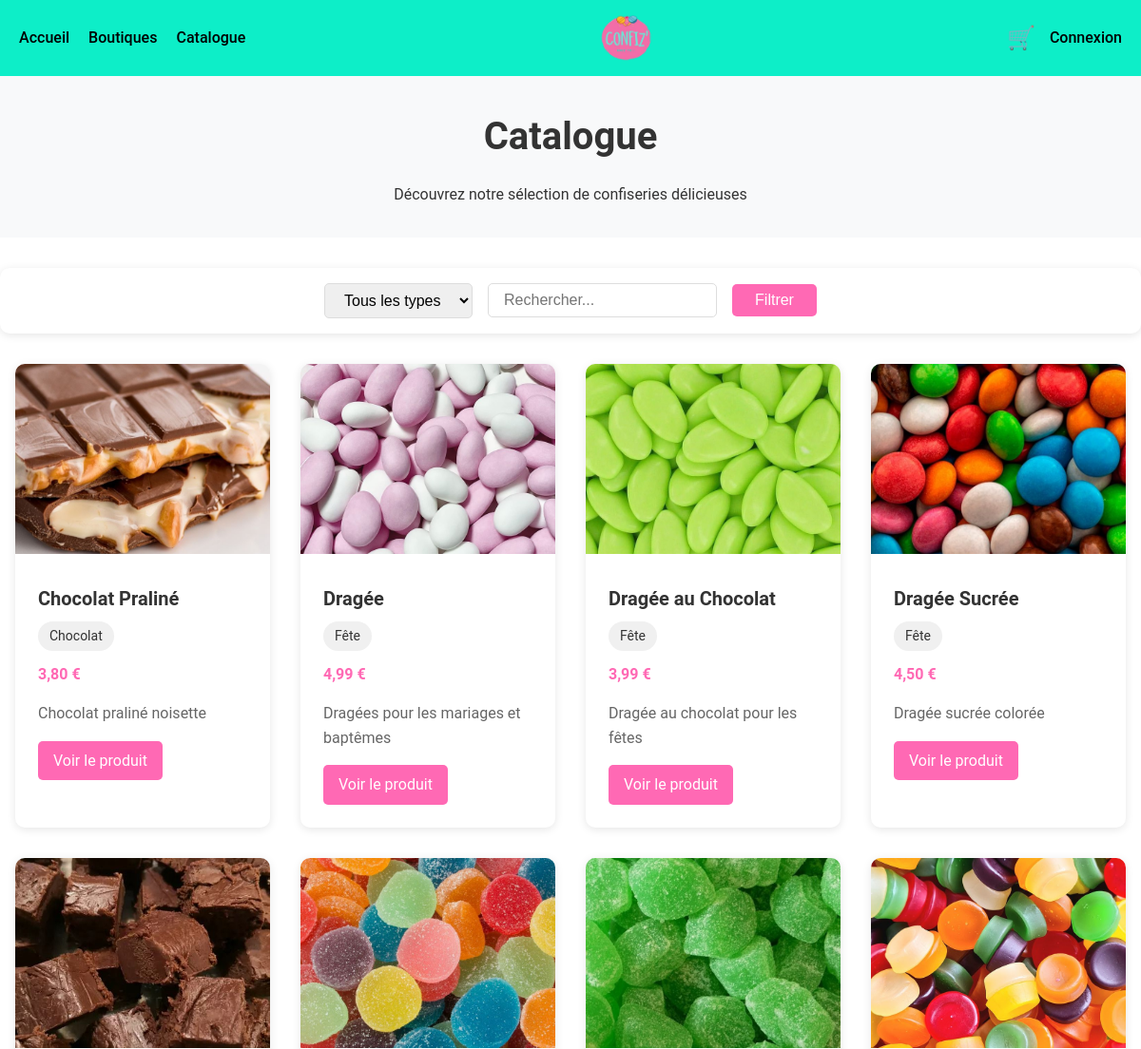
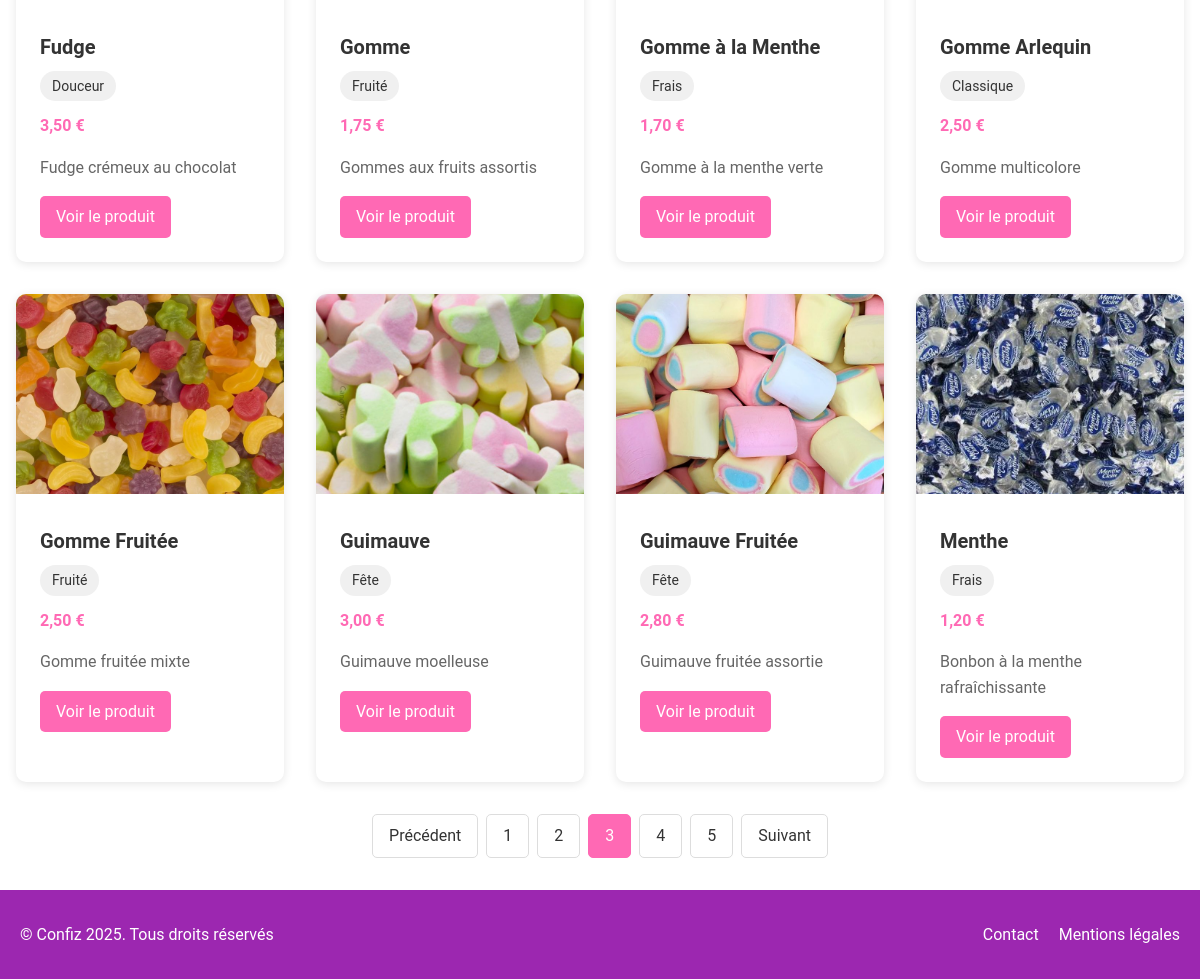
The page /catalogue.php?page=3 on the database its author committed (2 pictures, top to bottom).
### tables this page shows
CREATE TABLE `confiseries` (
  `id` INT PRIMARY KEY AUTO_INCREMENT,
  `nom` VARCHAR(50) NOT NULL,
  `type` VARCHAR(20),
  `couleur` VARCHAR(20),
  `prix` FLOAT NOT NULL,
  `illustration` VARCHAR(255),
  `description` TEXT
);

### catalogue.php (the view, shortened to what this page needs)
<?php
$servername = "localhost";
$username = "root";
$password = "";
$dbname = "confiz";
try {
    $conn = new PDO("mysql:host=$servername;dbname=$dbname", $username, $password);
    $conn->setAttribute(PDO::ATTR_ERRMODE, PDO::ERRMODE_EXCEPTION);
} catch(PDOException $e) {
    echo "Erreur de connexion: " . $e->getMessage();
    exit;
}
$type_filter = isset($_GET['type']) ? $_GET['type'] : '';
$search = isset($_GET['search']) ? $_GET['search'] : '';
$page = isset($_GET['page']) ? (int)$_GET['page'] : 1;
$items_per_page = 12;
$offset = ($page - 1) * $items_per_page;
$sql = "SELECT id, nom, type, prix, illustration, description FROM confiseries";
$params = [];
$count_sql = str_replace("id, nom, type, prix, illustration, description", "COUNT(*) as total", $sql);
$stmt = $conn->prepare($count_sql);
$stmt->execute();
$total_items = $stmt->fetch(PDO::FETCH_ASSOC)['total'];
$total_pages = ceil($total_items / $items_per_page);
$sql .= " ORDER BY nom ASC LIMIT :offset, :limit";
$params[':offset'] = $offset;
$params[':limit'] = $items_per_page;
$stmt = $conn->prepare($sql);
foreach ($params as $key => $value) {
    if ($key == ':offset' || $key == ':limit') {
        $stmt->bindValue($key, $value, PDO::PARAM_INT);
    } else {
        $stmt->bindValue($key, $value);
    }
}
$stmt->execute();
$confiseries = $stmt->fetchAll(PDO::FETCH_ASSOC);
?>
<!DOCTYPE html>
<html lang="fr">
<head>
    <link rel="stylesheet" href="autrecss.css">
    <link rel="stylesheet" href="catalogue.css">
</head>
<body>
    <header>
        <nav class="navbar">
            <div class="nav-links">
                <a href="index.php">Accueil</a>
                <a href="boutiques.php">Boutiques</a>
                <a href="catalogue.php">Catalogue</a>
            </div>
            <div class="logo-container">
                <img src="confiz.png" alt="Logo confiz">
            </div>
            <div class="cart-login">
                <a href="panier.php" class="cart-icon">🛒</a>
                <a href="login.php" class="login-btn">Connexion</a>
            </div>
        </nav>
    </header>
    <main>
        <section class="catalogue-header">
            <h1 class="catalogue-title">Catalogue</h1>
            <p>Découvrez notre sélection de confiseries délicieuses</p>
        </section>
        <section class="filters">
            <form class="filter-form" method="GET" action="catalogue.php">
                <select name="type">
                    <option value="">Tous les types</option>
                </select>
                <input type="text" name="search" placeholder="Rechercher..." value="<?php echo htmlspecialchars($search); ?>">
                <button type="submit">Filtrer</button>
            </form>
        </section>
        <section class="catalogue-container">
            <?php if(count($confiseries) > 0): ?>
                <div class="catalogue-grid">
                    <?php foreach($confiseries as $confiserie): ?>
                        <div class="product-card">
                            <img
                                src="<?php echo !empty($confiserie['illustration']) ? htmlspecialchars($confiserie['illustration']) : 'images/candies/default.jpg'; ?>"
                                alt="<?php echo htmlspecialchars($confiserie['nom']); ?>"
                                class="product-image"
                            >
                            <div class="product-info">
                                <h3 class="product-name"><?php echo htmlspecialchars($confiserie['nom']); ?></h3>
                                <span class="product-type"><?php echo htmlspecialchars($confiserie['type']); ?></span>
                                <p class="product-price"><?php echo number_format($confiserie['prix'], 2, ',', ' '); ?> €</p>
                                <p class="product-description"><?php echo htmlspecialchars($confiserie['description']); ?></p>
                                <a href="produit.php?id=<?php echo $confiserie['id']; ?>" class="view-product">Voir le produit</a>
                            </div>
                        </div>
                    <?php endforeach; ?>
                </div>
                <?php if($total_pages > 1): ?>
                    <div class="pagination">
                        <?php if($page > 1): ?>
                            <a href="?page=<?php echo $page-1; ?><?php echo !empty($type_filter) ? '&type='.urlencode($type_filter) : ''; ?><?php echo !empty($search) ? '&search='.urlencode($search) : ''; ?>">Précédent</a>
                        <?php endif; ?>
                        <?php for($i = 1; $i <= $total_pages; $i++): ?>
                            <?php if($i == $page): ?>
                                <span class="current"><?php echo $i; ?></span>
                            <?php else: ?>
                                <a href="?page=<?php echo $i; ?><?php echo !empty($type_filter) ? '&type='.urlencode($type_filter) : ''; ?><?php echo !empty($search) ? '&search='.urlencode($search) : ''; ?>"><?php echo $i; ?></a>
                            <?php endif; ?>
                        <?php endfor; ?>
                        <?php if($page < $total_pages): ?>
                            <a href="?page=<?php echo $page+1; ?><?php echo !empty($type_filter) ? '&type='.urlencode($type_filter) : ''; ?><?php echo !empty($search) ? '&search='.urlencode($search) : ''; ?>">Suivant</a>
                        <?php endif; ?>
                    </div>
                <?php endif; ?>
            <?php endif; ?>
        </section>
    </main>
    <footer>
        <div class="footer-content">
            <p>&copy; Confiz <?php echo date('Y'); ?>. Tous droits réservés</p>
            <div class="footer-links">
                <a href="contact.php">Contact</a>
                <a href="mentions-legales.php">Mentions légales</a>
            </div>
        </div>
    </footer>
</body>
</html>

### autrecss.css (style rules this page uses)
html { scroll-behavior: smooth; }
html, body { height: 100%; margin: 0; }
* { margin: 0; padding: 0; box-sizing: border-box; }
:root { --primary-color: #FF69B4; --secondary-color: #0deec8; --accent-color: #3b82f6; --text-color: #333; --light-gray: #f3f4f6; --dark-gray: #4b5563; --white: #ffffff; --transition: all 0.3s ease; }
body { font-family: 'Roboto', sans-serif; color: var(--text-color); background-color: var(--white); line-height: 1.6; }
.navbar { display: flex; justify-content: space-between; align-items: center; padding: 15px 20px; background-color: var(--secondary-color); box-shadow: 0 2px 5px rgba(0,0,0,0.1); }
.logo-container { display: flex; justify-content: center; }
.logo-container img { height: 50px; }
.nav-links { display: flex; gap: 20px; }
.nav-links a { text-decoration: none; color: #000; position: relative; transition: color 0.3s ease; font-weight: 500; }
.nav-links a::after { content: ''; position: absolute; width: 0; height: 2px; bottom: -5px; left: 0; background-color: #000; transition: width 0.3s ease; }
.cart-login { display: flex; align-items: center; gap: 15px; }
.cart-icon { font-size: 1.5rem; text-decoration: none; }
.login-btn { text-decoration: none; color: #000; font-weight: 500; }
footer { background-color: #9c27b0; padding: 2rem 0; color: white; }
.footer-content { max-width: 1200px; margin: 0 auto; padding: 0 20px; display: flex; justify-content: space-between; align-items: center; }
.footer-links { display: flex; gap: 20px; }
.footer-links a { color: white; text-decoration: none; transition: opacity 0.3s ease; }

### catalogue.css (style rules this page uses)
.catalogue-header { background-color: #f8f9fa; padding: 2rem 0; text-align: center; margin-bottom: 2rem; }
.catalogue-title { font-size: 2.5rem; margin-bottom: 1rem; }
.filters { max-width: 1200px; margin: 0 auto 2rem; padding: 1rem; background-color: #fff; border-radius: 10px; box-shadow: 0 2px 10px rgba(0,0,0,0.1); }
.filter-form { display: flex; flex-wrap: wrap; gap: 1rem; align-items: center; justify-content: center; }
.filter-form select, .filter-form input[type="text"] { padding: 0.5rem 1rem; border: 1px solid #ddd; border-radius: 5px; font-size: 1rem; }
.filter-form button { padding: 0.5rem 1.5rem; background-color: var(--primary-color); color: white; border: none; border-radius: 5px; cursor: pointer; font-size: 1rem; transition: background-color 0.3s; }
.catalogue-container { max-width: 1200px; margin: 0 auto; padding: 0 1rem; }
.catalogue-grid { display: grid; grid-template-columns: repeat(auto-fill, minmax(250px, 1fr)); gap: 2rem; margin-bottom: 2rem; }
.product-card { background: white; border-radius: 10px; overflow: hidden; box-shadow: 0 2px 10px rgba(0,0,0,0.1); transition: transform 0.3s, box-shadow 0.3s; }
.product-image { width: 100%; height: 200px; object-fit: cover; }
.product-info { padding: 1.5rem; }
.product-name { font-size: 1.25rem; margin-bottom: 0.5rem; }
.product-type { display: inline-block; padding: 0.25rem 0.75rem; background-color: #f0f0f0; border-radius: 20px; font-size: 0.875rem; margin-bottom: 0.75rem; }
.product-price { font-weight: bold; color: var(--primary-color); margin-bottom: 1rem; }
.product-description { color: #666; margin-bottom: 1rem; display: -webkit-box; -webkit-line-clamp: 3; -webkit-box-orient: vertical; overflow: hidden; }
.view-product { display: inline-block; padding: 0.5rem 1rem; background-color: var(--primary-color); color: white; text-decoration: none; border-radius: 5px; transition: background-color 0.3s; }
.pagination { display: flex; justify-content: center; gap: 0.5rem; margin: 2rem 0; }
.pagination a, .pagination span { display: inline-block; padding: 0.5rem 1rem; border: 1px solid #ddd; border-radius: 5px; text-decoration: none; color: #333; transition: all 0.3s; }
.pagination .current { background-color: var(--primary-color); color: white; border-color: var(--primary-color); }

### rows shown on the page
confiseries: illustration (picture), nom "Chocolat Praliné", type "Chocolat", prix "3,80", description "Chocolat praliné noisette"
confiseries: illustration (picture), nom "Dragée", type "Fête", prix "4,99", description "Dragées pour les mariages et baptêmes"
confiseries: illustration (picture), nom "Dragée au Chocolat", type "Fête", prix "3,99", description "Dragée au chocolat pour les fêtes"
confiseries: illustration (picture), nom "Dragée Sucrée", type "Fête", prix "4,50", description "Dragée sucrée colorée"
confiseries: illustration (picture), nom "Fudge", type "Douceur", prix "3,50", description "Fudge crémeux au chocolat"
confiseries: illustration (picture), nom "Gomme", type "Fruité", prix "1,75", description "Gommes aux fruits assortis"
confiseries: illustration (picture), nom "Gomme à la Menthe", type "Frais", prix "1,70", description "Gomme à la menthe verte"
confiseries: illustration (picture), nom "Gomme Arlequin", type "Classique", prix "2,50", description "Gomme multicolore"
confiseries: illustration (picture), nom "Gomme Fruitée", type "Fruité", prix "2,50", description "Gomme fruitée mixte"
confiseries: illustration (picture), nom "Guimauve", type "Fête", prix "3,00", description "Guimauve moelleuse"
confiseries: illustration (picture), nom "Guimauve Fruitée", type "Fête", prix "2,80", description "Guimauve fruitée assortie"
confiseries: illustration (picture), nom "Menthe", type "Frais", prix "1,20", description "Bonbon à la menthe rafraîchissante"
